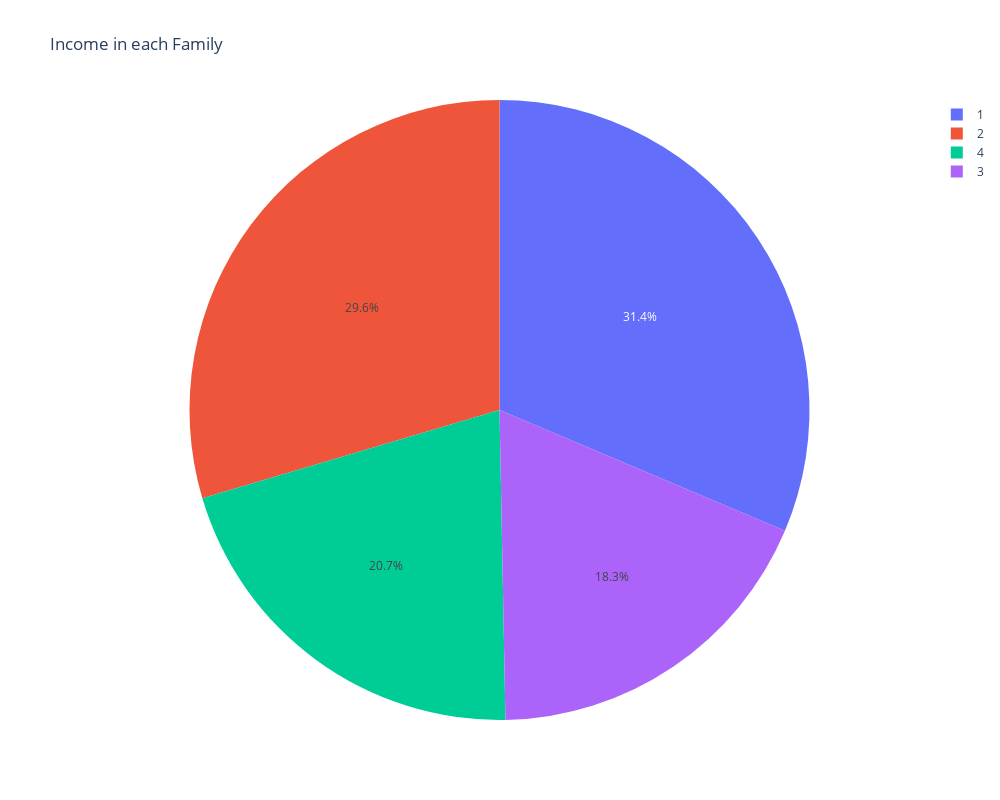

The notebook cell this image was saved under:
### Code cell
df = px.data.tips()
fig = px.pie(df3, values='Income', names='Family', title = "Income in each Family")
fig.update_layout(height=800, width=1000)
fig.show()

### Figure 1 — Plotly figure (JSON) as saved in the notebook; plotly's stock layout.template omitted (floating-point values rounded to 4 significant figures; data arrays with more than 128 entries replaced by an {"elided": "..."} marker saying what was removed)
{"data": [{"domain": {"x": [0, 1], "y": [0, 1]}, "hovertemplate": "Family=%{label}<br>Income=%{value}<extra></extra>", "labels": {"elided": "5000 int values"}, "legendgroup": "", "name": "", "showlegend": true, "type": "pie", "values": {"elided": "5000 int values"}}], "layout": {"height": 800, "legend": {"tracegroupgap": 0}, "title": {"text": "Income in each Family"}, "width": 1000}}
